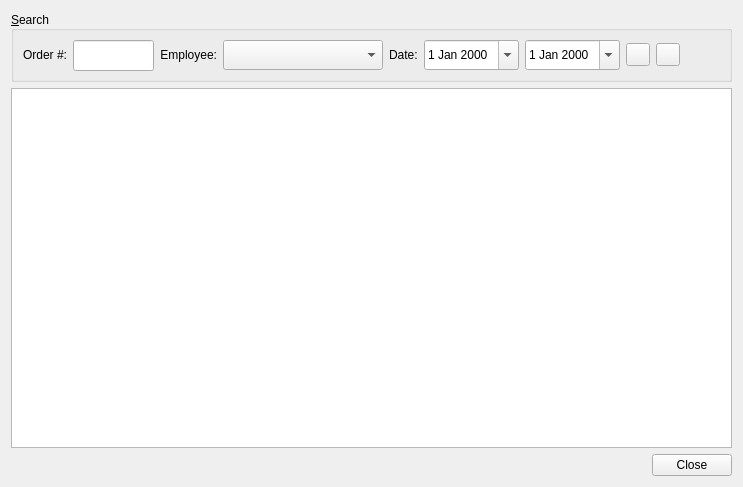
<?xml version="1.0" encoding="UTF-8"?>
<ui version="4.0">
 <class>OrdersLog</class>
 <widget class="QDialog" name="OrdersLog">
  <property name="geometry">
   <rect>
    <x>0</x>
    <y>0</y>
    <width>743</width>
    <height>487</height>
   </rect>
  </property>
  <property name="windowTitle">
   <string>Order operations history</string>
  </property>
  <property name="windowIcon">
   <iconset resource="Icons.qrc">
    <normaloff>:/icons/icons/reports_hammer.png</normaloff>:/icons/icons/reports_hammer.png</iconset>
  </property>
  <property name="modal">
   <bool>false</bool>
  </property>
  <layout class="QVBoxLayout" name="verticalLayout">
   <item>
    <widget class="QGroupBox" name="groupBox">
     <property name="minimumSize">
      <size>
       <width>610</width>
       <height>71</height>
      </size>
     </property>
     <property name="maximumSize">
      <size>
       <width>16777215</width>
       <height>71</height>
      </size>
     </property>
     <property name="layoutDirection">
      <enum>Qt::LeftToRight</enum>
     </property>
     <property name="autoFillBackground">
      <bool>false</bool>
     </property>
     <property name="title">
      <string>&amp;Search</string>
     </property>
     <property name="alignment">
      <set>Qt::AlignLeading|Qt::AlignLeft|Qt::AlignVCenter</set>
     </property>
     <property name="flat">
      <bool>false</bool>
     </property>
     <property name="checkable">
      <bool>false</bool>
     </property>
     <layout class="QHBoxLayout" name="horizontalLayout_2">
      <item>
       <widget class="QLabel" name="label">
        <property name="text">
         <string>Order #:</string>
        </property>
        <property name="alignment">
         <set>Qt::AlignRight|Qt::AlignTrailing|Qt::AlignVCenter</set>
        </property>
       </widget>
      </item>
      <item>
       <widget class="QLineEdit" name="eOrderID">
        <property name="minimumSize">
         <size>
          <width>81</width>
          <height>31</height>
         </size>
        </property>
        <property name="maximumSize">
         <size>
          <width>81</width>
          <height>31</height>
         </size>
        </property>
        <property name="inputMask">
         <string/>
        </property>
        <property name="text">
         <string/>
        </property>
       </widget>
      </item>
      <item>
       <widget class="QLabel" name="label_2">
        <property name="text">
         <string>Employee:</string>
        </property>
        <property name="alignment">
         <set>Qt::AlignRight|Qt::AlignTrailing|Qt::AlignVCenter</set>
        </property>
       </widget>
      </item>
      <item>
       <widget class="QComboBox" name="eEmployee">
        <property name="sizePolicy">
         <sizepolicy hsizetype="MinimumExpanding" vsizetype="Fixed">
          <horstretch>0</horstretch>
          <verstretch>0</verstretch>
         </sizepolicy>
        </property>
        <property name="minimumSize">
         <size>
          <width>160</width>
          <height>30</height>
         </size>
        </property>
        <property name="maximumSize">
         <size>
          <width>248</width>
          <height>30</height>
         </size>
        </property>
       </widget>
      </item>
      <item alignment="Qt::AlignRight">
       <widget class="QLabel" name="label_3">
        <property name="text">
         <string>Date:</string>
        </property>
       </widget>
      </item>
      <item>
       <widget class="QDateEdit" name="eDateStart">
        <property name="maximumSize">
         <size>
          <width>16777215</width>
          <height>31</height>
         </size>
        </property>
        <property name="accelerated">
         <bool>false</bool>
        </property>
        <property name="calendarPopup">
         <bool>true</bool>
        </property>
       </widget>
      </item>
      <item>
       <widget class="QDateEdit" name="eDateEnd">
        <property name="maximumSize">
         <size>
          <width>16777215</width>
          <height>31</height>
         </size>
        </property>
        <property name="accelerated">
         <bool>false</bool>
        </property>
        <property name="calendarPopup">
         <bool>true</bool>
        </property>
       </widget>
      </item>
      <item>
       <widget class="QToolButton" name="bSearchByDate">
        <property name="toolTip">
         <string>Search by date range</string>
        </property>
        <property name="text">
         <string/>
        </property>
        <property name="icon">
         <iconset resource="Icons.qrc">
          <normaloff>:/icons/icons/find.png</normaloff>:/icons/icons/find.png</iconset>
        </property>
       </widget>
      </item>
      <item>
       <widget class="QToolButton" name="bClear">
        <property name="toolTip">
         <string>Clear filter</string>
        </property>
        <property name="toolTipDuration">
         <number>-1</number>
        </property>
        <property name="text">
         <string/>
        </property>
        <property name="icon">
         <iconset resource="Icons.qrc">
          <normaloff>:/icons/icons/filter_clear.png</normaloff>:/icons/icons/filter_clear.png</iconset>
        </property>
       </widget>
      </item>
      <item>
       <spacer name="horizontalSpacer_2">
        <property name="orientation">
         <enum>Qt::Horizontal</enum>
        </property>
        <property name="sizeType">
         <enum>QSizePolicy::MinimumExpanding</enum>
        </property>
        <property name="sizeHint" stdset="0">
         <size>
          <width>1</width>
          <height>20</height>
         </size>
        </property>
       </spacer>
      </item>
     </layout>
    </widget>
   </item>
   <item>
    <widget class="QTableView" name="tview">
     <property name="editTriggers">
      <set>QAbstractItemView::NoEditTriggers</set>
     </property>
     <property name="dragDropOverwriteMode">
      <bool>true</bool>
     </property>
     <property name="alternatingRowColors">
      <bool>false</bool>
     </property>
     <property name="selectionBehavior">
      <enum>QAbstractItemView::SelectRows</enum>
     </property>
     <property name="horizontalScrollMode">
      <enum>QAbstractItemView::ScrollPerPixel</enum>
     </property>
    </widget>
   </item>
   <item>
    <layout class="QHBoxLayout" name="horizontalLayout">
     <item>
      <spacer name="horizontalSpacer">
       <property name="orientation">
        <enum>Qt::Horizontal</enum>
       </property>
       <property name="sizeHint" stdset="0">
        <size>
         <width>40</width>
         <height>20</height>
        </size>
       </property>
      </spacer>
     </item>
     <item>
      <widget class="QPushButton" name="bClose">
       <property name="enabled">
        <bool>true</bool>
       </property>
       <property name="text">
        <string>Close</string>
       </property>
       <property name="icon">
        <iconset resource="Icons.qrc">
         <normaloff>:/icons/icons/door_out.png</normaloff>:/icons/icons/door_out.png</iconset>
       </property>
       <property name="checkable">
        <bool>false</bool>
       </property>
       <property name="checked">
        <bool>false</bool>
       </property>
       <property name="autoDefault">
        <bool>false</bool>
       </property>
       <property name="default">
        <bool>false</bool>
       </property>
      </widget>
     </item>
    </layout>
   </item>
  </layout>
 </widget>
 <tabstops>
  <tabstop>eOrderID</tabstop>
  <tabstop>eEmployee</tabstop>
  <tabstop>eDateStart</tabstop>
  <tabstop>eDateEnd</tabstop>
  <tabstop>bSearchByDate</tabstop>
  <tabstop>bClear</tabstop>
  <tabstop>tview</tabstop>
  <tabstop>bClose</tabstop>
 </tabstops>
 <resources>
  <include location="Icons.qrc"/>
 </resources>
 <connections/>
</ui>
